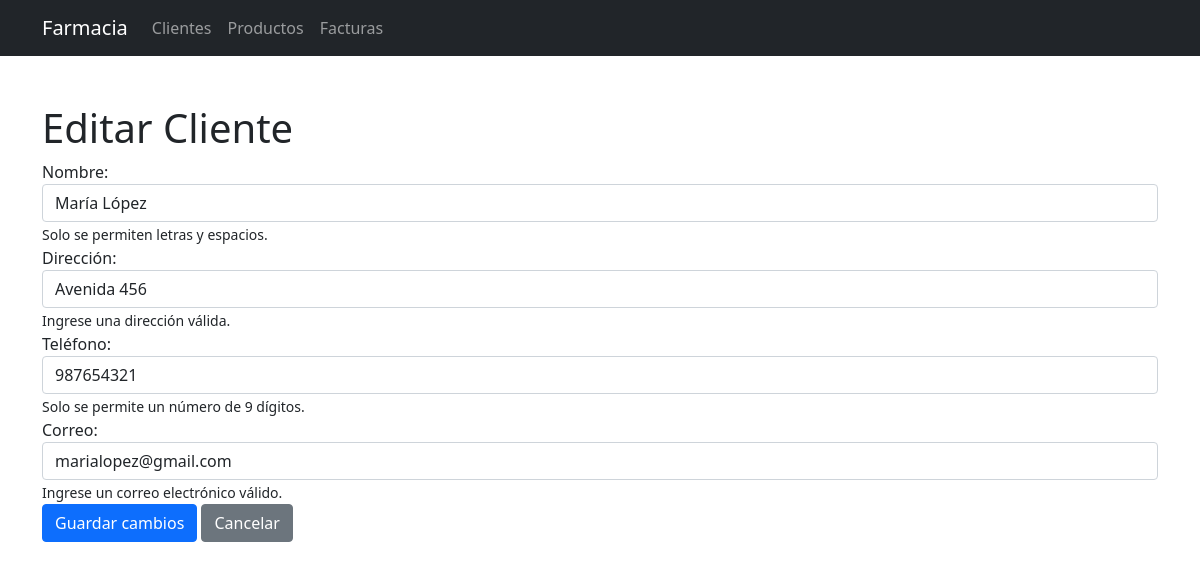
The app's page /editar_cliente/2 with its own data.
### tables this page shows
CREATE TABLE clientes (
        id INTEGER PRIMARY KEY AUTOINCREMENT,
        nombre TEXT NOT NULL,
        direccion TEXT NOT NULL,
        telefono TEXT NOT NULL,
        correo TEXT NOT NULL
    );

### app.py (the view)
@app.route('/editar_cliente/<int:cliente_id>', methods=['GET', 'POST'])
def editar_cliente(cliente_id):
    if request.method == 'POST':
        nombre = request.form['nombre']
        direccion = request.form['direccion']
        telefono = request.form['telefono']
        correo = request.form['correo']
        actualizar_cliente(cliente_id, nombre, direccion, telefono, correo)  # Función para actualizar el cliente en la base de datos
        flash('Cliente actualizado correctamente', 'success')
        return redirect('/clientes')
    else:
        conn = sqlite3.connect('farmacia.db')
        cursor = conn.cursor()
        cursor.execute('SELECT * FROM clientes WHERE id = ?', (cliente_id,))
        cliente = cursor.fetchone()
        conn.close()
        if cliente:
            return render_template('editar_cliente.html', cliente=cliente)
        else:
            flash('Cliente no encontrado', 'error')
            return redirect('/clientes')

### templates/editar_cliente.html (shortened to what this page needs)
{% extends "base.html" %}
{% block content %}
    <h1 class="mt-5">Editar Cliente</h1>
    <form method="POST" action="/editar_cliente/{{ cliente[0] }}">
        <div class="form-group">
            <label for="nombre">Nombre:</label>
            <input type="text" class="form-control" id="nombre" name="nombre" value="{{ cliente[1] }}" pattern="[A-Za-z ]+" required>
            <small>Solo se permiten letras y espacios.</small>
        </div>
        <div class="form-group">
            <label for="direccion">Dirección:</label>
            <input type="text" class="form-control" id="direccion" name="direccion" value="{{ cliente[2] }}" required>
            <small>Ingrese una dirección válida.</small>
        </div>
        <div class="form-group">
            <label for="telefono">Teléfono:</label>
            <input type="text" class="form-control" id="telefono" name="telefono" value="{{ cliente[3] }}" pattern="[0-9]{9}" required>
            <small>Solo se permite un número de 9 dígitos.</small>
        </div>
        <div class="form-group">
            <label for="correo">Correo:</label>
            <input type="email" class="form-control" id="correo" name="correo" value="{{ cliente[4] }}" required>
            <small>Ingrese un correo electrónico válido.</small>
        </div>
        <button type="submit" class="btn btn-primary">Guardar cambios</button>
        <a href="/clientes" class="btn btn-secondary">Cancelar</a>
    </form>
{% endblock %}

### records on screen
clientes: nombre "María López", direccion "Avenida 456", telefono "987654321", correo "marialopez@gmail.com"
